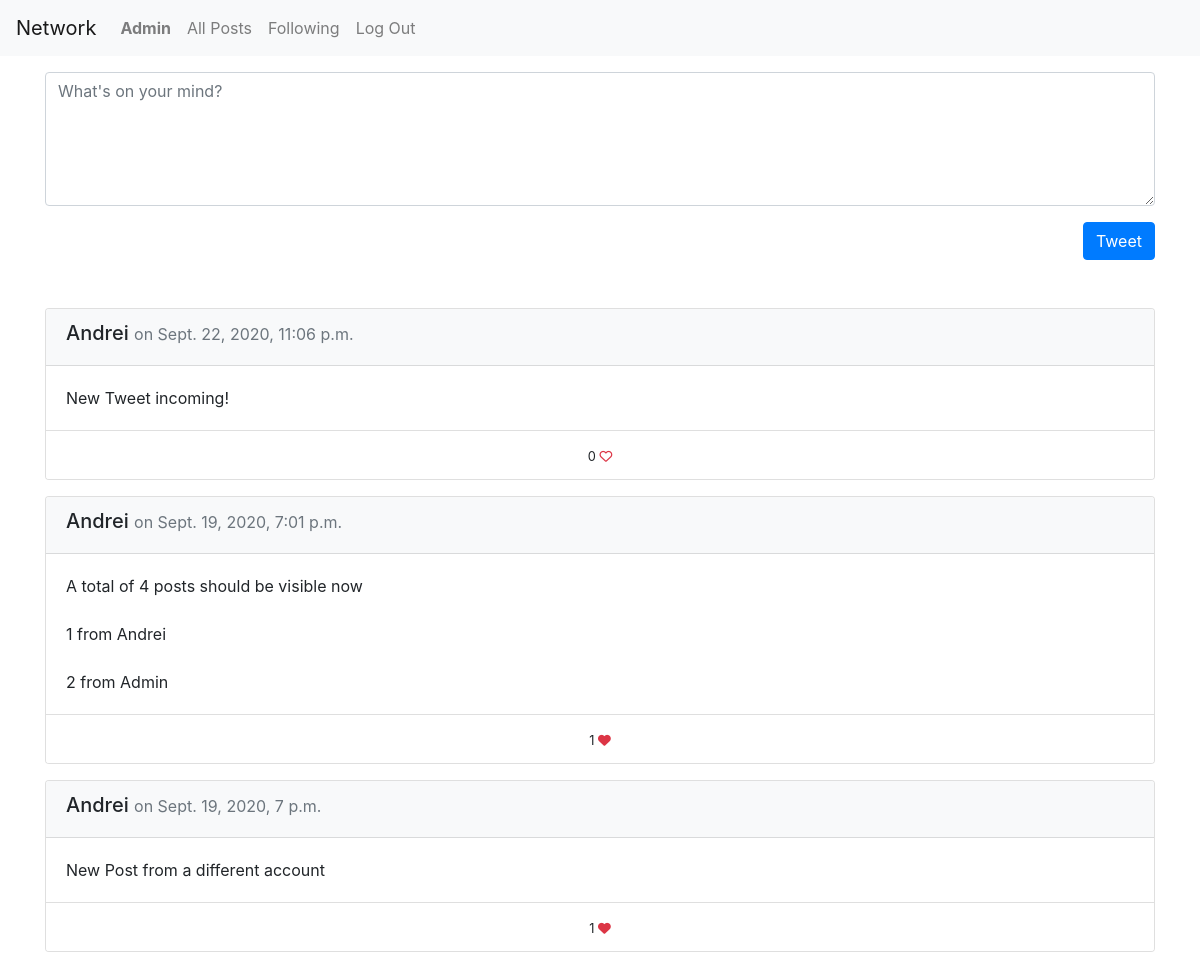
Page /following (signed in) on the committed database.
### network/models.py (models this page shows, shortened)
class User(AbstractUser):
    likes = models.ManyToManyField("Post", blank=True,
            related_name="likes")
    follows = models.ManyToManyField("self", blank=True, symmetrical=False,
              related_name="followers", default=0)
    def __str__(self):
        return f"{self.username}"

class Post(models.Model):
    creator = models.ForeignKey(User, related_name="posts",
                on_delete=models.CASCADE)
    timestamp = models.DateTimeField(auto_now_add=True)
    content = models.CharField(max_length=10000)

### network/views.py (the view)
# urls.py: path("following", views.following, name="following"),
@login_required(login_url="/login")
def following(request):
    posts = request.user.posts.none()
    for user in request.user.follows.all():
        posts = posts | user.posts.all()
    content = getPaginator(request, posts.order_by("-timestamp"))
    return render(request, "network/index.html", content)

### network/utils.py (called while the page is built)
def getPaginator(request, data):
    p = Paginator(data, 10)
    page_number = request.GET.get("page", 1)
    page = p.get_page(page_number)
    if page.has_previous():
        previousURL = f"?page={page.previous_page_number()}"
    else:
        previousURL = ''
    if page.has_next():
        nextURL = f"?page={page.next_page_number()}"
    else:
        nextURL = ''
    content = {"page": page, "previousURL": previousURL, "nextURL": nextURL}
    return content

### network/templates/network/index.html (shortened to what this page needs)
{% extends "network/layout.html" %}
{% load static %}
{% block body %}
<div class="container mt-3 mb-5">
    <form method="POST">
        <div class="form-group">
            <textarea class="form-control" name="content" rows="5" placeholder="What's on your mind?"></textarea>
        </div>
        <div class="text-right">
            <button type="submit" class="btn btn-primary ">Tweet</button>
        </div>
    </form>
</div>
<div class="container d-block mt-3">
    {% for post in page.object_list %}
    <div class="card my-3">
        <div class="card-header bg-light">
            <h5>{{ post.creator }}
                <small class="text-muted"> on {{ post.timestamp }}</small>
            </h5>
        </div>
        <div class="card-body">
            <p class="card-text content">{{ post.content }}</p>
          </div>
        <div class="card-footer bg-white text-center">
            <small>
                <span id="num_likes">{{ post.likes.all | length }}</span>
                {% if user in post.likes.all %}
                    <button id="likeBtn" class="bg-transparent border-0 p-0 m-0"><i class="fa fa-heart text-danger"></i></button>
                {% else %}
                    <button id="likeBtn" class="bg-transparent border-0 p-0 m-0"><i class="far fa-heart text-danger"></i></button>
                {% endif %}
            </small>
        </div>
      </div>
    {% endfor %}
</div>
{% endblock %}

### network/templates/network/layout.html (shortened to what this page needs)
{% load static %}
<!DOCTYPE html>
<html lang="en">
    <head>
        <link rel="stylesheet" href="https://stackpath.bootstrapcdn.com/bootstrap/4.4.1/css/bootstrap.min.css">
        <link href="{% static 'network/styles.css' %}" rel="stylesheet">
    </head>
    <body>
        <nav class="navbar navbar-expand-lg navbar-light bg-light">
            <a class="navbar-brand" href="#">Network</a>
            <div>
              <ul class="navbar-nav mr-auto">
                {% if user.is_authenticated %}
                    <li class="nav-item">
                        <a class="nav-link" href="{% url 'profile' user.username %}"><strong>{{ user.username }}</strong></a>
                    </li>
                {% endif %}
                <li class="nav-item">
                  <a class="nav-link" href="{% url 'index' %}">All Posts</a>
                </li>
                {% if user.is_authenticated %}
                    <li class="nav-item">
                        <a class="nav-link" href="{% url 'following' %}">Following</a>
                    </li>
                    <li class="nav-item">
                        <a class="nav-link" href="{% url 'logout' %}">Log Out</a>
                    </li>
                {% endif %}
              </ul>
            </div>
          </nav>
        <div class="body">
            {% block body %}
            {% endblock %}
        </div>
    </body>
</html>

### network/static/network/styles.css (style rules this page uses)
.content { white-space: pre-line; }

### rows in the picture
User: username "Admin"
Post: creator "Andrei", timestamp "Sept. 22, 2020, 11:06 p.m.", content "New Tweet incoming!", likes.all|length "0"
Post: creator "Andrei", timestamp "Sept. 19, 2020, 7:01 p.m.", content "A total of 4 posts should be visible now 1 from Andrei 2 from Admin", likes.all|length "1"
Post: creator "Andrei", timestamp "Sept. 19, 2020, 7 p.m.", content "New Post from a different account", likes.all|length "1"
